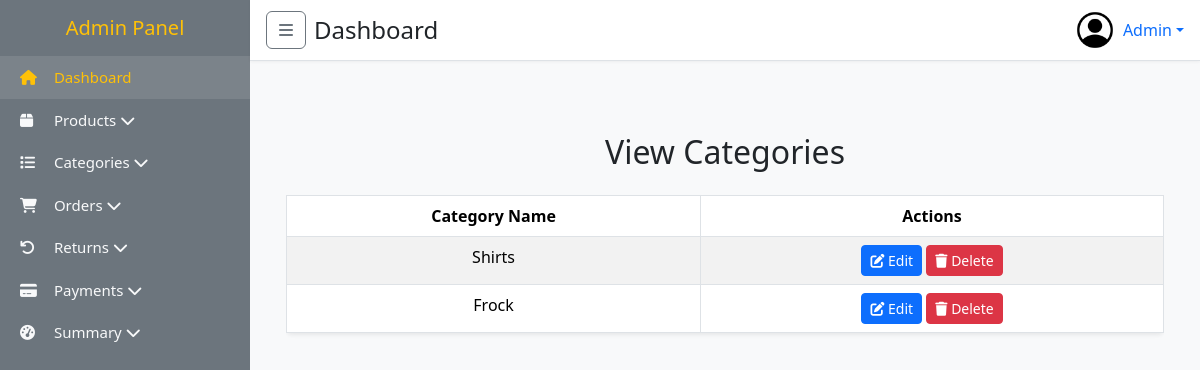
Page /admin/view_category.php on the earlier database version.
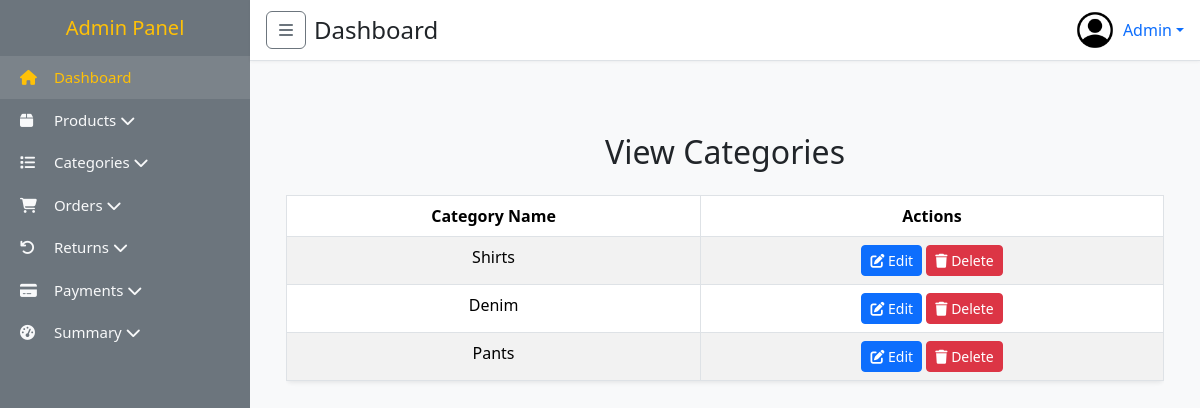
Same page on the later database version.
### tables this page shows
CREATE TABLE `categories` (
  `id` int(11) NOT NULL,
  `name` varchar(255) DEFAULT NULL,
  `created_at` datetime DEFAULT current_timestamp(),
  `updated_at` datetime DEFAULT current_timestamp()
);

### admin/view_category.php (the view, shortened to what this page needs)
<?php
require "inc/he.php";
require "inc/sidebar.php";
require "inc/nav.php";
require "../config/db.php";
$query = "SELECT * FROM categories";
$result = mysqli_query($con, $query);
?>
<main class="p-4">
  <div class="container mt-5">
    <h2 class="mb-4 text-center">View Categories</h2>
    <div class="table-responsive">
      <table class="table table-striped table-hover table-bordered shadow-sm rounded">
        <thead class="thead-dark">
          <tr class="text-center">
            <th>Category Name</th>
            <th>Actions</th>
          </tr>
        </thead>
        <tbody>
          <?php while ($row = mysqli_fetch_assoc($result)): ?>
            <tr class="text-center">
              <td><?php echo htmlspecialchars($row['name']); ?></td>
              <td>
                <a href="edit_category.php" id=<?php echo $row['id']; ?>" class="btn btn-primary btn-sm"
                  data-bs-toggle="tooltip" data-bs-placement="top" title="Edit Category">
                  <i class="fa fa-edit"></i> Edit
                </a>
                <a href="delete_category.php" class="btn btn-danger btn-sm" data-bs-toggle="modal"
                  data-bs-target="#deleteModal<?php echo $row['id']; ?>" data-bs-placement="top" title="Delete Category">
                  <i class="fa fa-trash"></i> Delete
                </a>
              </td>
            </tr>
          <?php endwhile; ?>
        </tbody>
      </table>
    </div>
  </div>
</main>
<link href="https://cdn.jsdelivr.net/npm/bootstrap-icons/font/bootstrap-icons.css" rel="stylesheet">
<?php require "inc/footer.php"; ?>

Differences in the rows shown:
removed categories: name "Frock"
added categories: name "Denim"
added categories: name "Pants"
